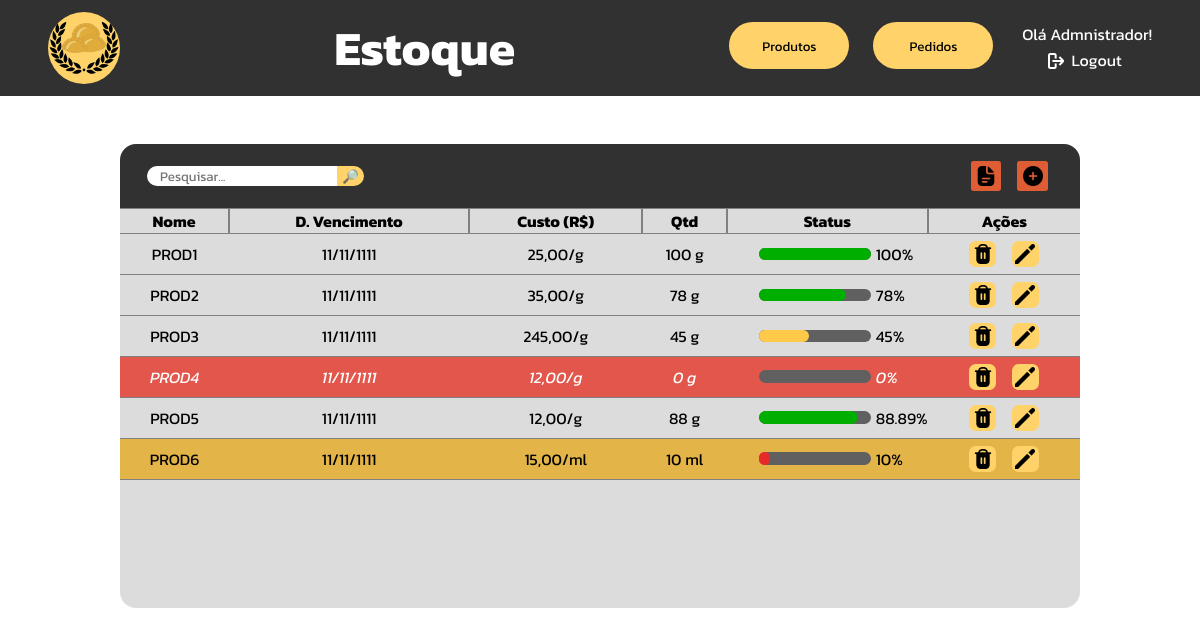
Before: /php/tabelaEstoque.php (signed in) with the older database file.
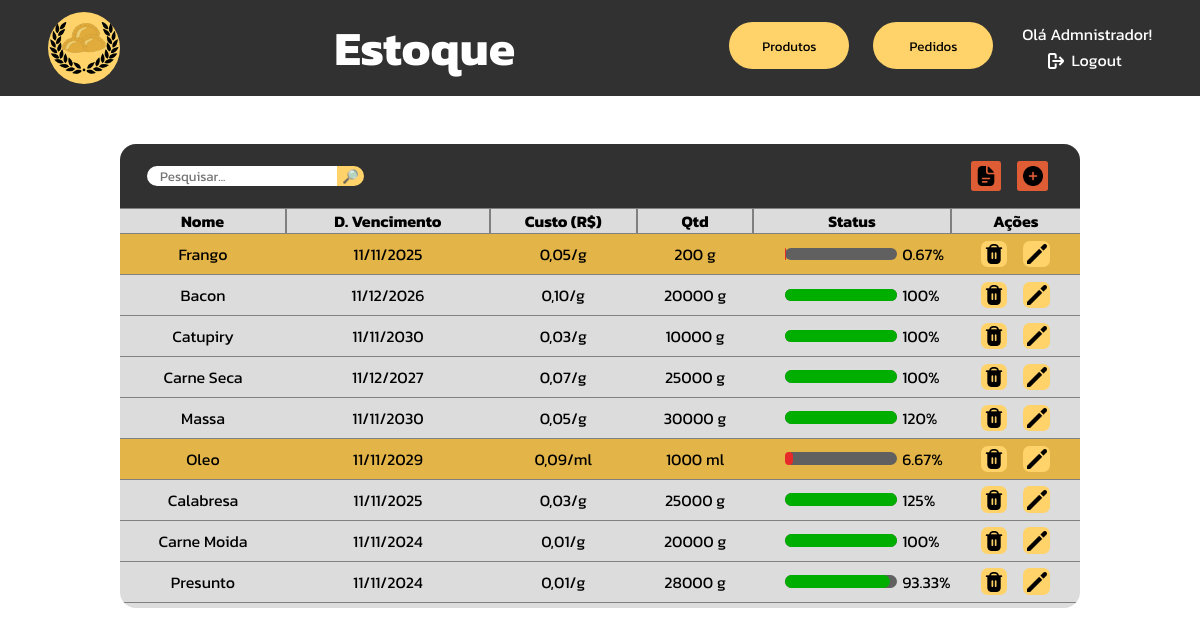
After: the same page with the newer database file.
### tables this page shows
CREATE TABLE `estoque` (
  `id_item` int(11) NOT NULL,
  `nome_item` varchar(50) NOT NULL,
  `data_vencimento` date NOT NULL,
  `valor_custo` decimal(10,2) NOT NULL,
  `unidade_medida` varchar(2) NOT NULL,
  `qtd` int(11) NOT NULL,
  `qtd_padrao` int(11) NOT NULL
);

### php/tabelaEstoque.php (the view, shortened to what this page needs)
<?php
    function tratarData($data){
        $date_array = explode("-",$data);
        return $date_array[2]."/".$date_array[1]."/".$date_array[0];
    }
    function getPercentageShow($n, $total){
        $percent = (100*$n)/$total;
        if($percent > 100){
            return 100;
        }
        return $percent;
    }
    function getPercentageReal($n, $total){
        return round((100*$n)/$total, 2);
    }
    function fixMoney($value){
        return str_replace(".", ",", sprintf("%1$.2f", $value));
    }
    function table($search){
        include "utilities/mysql_connect.php";
        $query = mysqli_query($connection, "select nome_item, data_vencimento, valor_custo, unidade_medida, qtd, qtd_padrao, id_item from estoque where nome_item like \"%$search%\";");
        while($output = mysqli_fetch_array($query)){
            if($output[4] == 0){
                echo"<tr class='dead-row'>";
            }else if($output[4] <= $output[5]*0.1){
                echo"<tr class='alert'>";
            }else{
                echo"<tr class='normal-row'>";
            }
            $data = tratarData($output[1]);
            $percentageShow = getPercentageShow($output[4], $output[5]);
            $percentageReal = getPercentageReal($output[4], $output[5]);
            $preco = fixMoney($output[2]);
            echo"<td>$output[0]</td>";
            echo"<td>$data</td>";
            echo"<td>$preco/$output[3]</td>";
            echo"<td>$output[4] $output[3]</td>";
            if($output[4] <= $output[5]*0.1){
                echo"<td style='width: 12em;'><div style='display: flex; justify-content: start; align-items: center; gap: .3em;'>";
                echo"<div class='bar-holder'><div class='bar' style='width: $percentageShow%; background-color: #E72929;'></div></div>";
                echo"<p>$percentageReal%</p>";
                echo"</div></td>";
            }else if($output[4] <= $output[5]*0.5){
                echo"<td style='width: 12em;'><div style='display: flex; justify-content: start; align-items: center; gap: .3em;'>";
                echo"<div class='bar-holder'><div class='bar' style='width: $percentageShow%; background-color: #FFC94A;'></div></div>";
                echo"<p>$percentageReal%</p>";
                echo"</div></td>";
            }else{
                echo"<td style='width: 12em;'><div style='display: flex; justify-content: start; align-items: center; gap: .3em;'>";
                echo"<div class='bar-holder'><div class='bar' style='width: $percentageShow%; background-color: #00ae00;'></div></div>";
                echo"<p>$percentageReal%</p>";
                echo"</div></td>";
            }
            echo"<td><div style='display: flex; justify-content: center; gap: 1em;'>";
            echo"<form action='tabelaEstoque.php' method='post'><input type='hidden' name='id_delete-confirmar' value='$output[6]'><button name='delete' type='submit'><img src='../images/icons/delete.png'></button></form>";
            echo"<form action='tabelaEstoque.php' method='post'><input type='hidden' name='id_edit' value='$output[6]'><button name='edit' type='submit'><img src='../images/icons/edit.png'></button></form>";
            echo"</div></td></tr>";
        }
    }
?>
<!DOCTYPE html>
<html lang="pt-br">
<head>
    <link rel="stylesheet" href="../css/tabelaEstoque.css">
</head>
<body>
    <div class="navbar">
        <a href="adm_dashboard.php">
        <div class="logo"></div>
        </a>
        <h1>Estoque</h1>
        <div class="menu">
            <a href="tabelaProdutos.php"><button>Produtos</button></a>
            <button>Pedidos</button>
            <div class="user-area">
                <?php
                    $username = $_SESSION['username'];
                    echo"<p>Olá $username!</p>";
                ?>
                <a href="sessionEnded.php"><div class="logout"><img src="../images/icons/logout.png"><p>Logout</p></div></a>
            </div>
        </div>
    </div>
    <div class="center">
        <div class="table-header">
            <form action="tabelaEstoque.php" method="post" id="searchbox">
                <input type="text" placeholder="Pesquisar..." name="search" id="searchbar">
                <input type="submit" value="🔎︎">
            </form>
            <div id="menu">
                <button onclick=""><img src="../images/icons/report.png"></button>
                <form action="tabelaEstoque.php" method="post">
                    <button><img src="../images/icons/plus.png"></button>
                </form>
            </div>
        </div>
        <div class="table-holder">
            <table>
                <tr style="position: sticky; top: 0; background-color: #dcdcdc;"><th style="border-left: none;">Nome</th><th>D. Vencimento</th><th>Custo (R$)</th><th>Qtd</th><th>Status</th><th style="border-right: none;">Ações</th></tr>
                <?php
                    if($_SERVER['REQUEST_METHOD'] === 'POST' && isset($_POST['search'])){
                        $search = $_POST['search'];
                        table($search);
                        echo "<script>
                                document.getElementById('searchbar').value='$search'
                                document.getElementById('close-search').style.display = 'block'
                            </script>";
                    }else{
                        table("");
                    }
                ?>
            </table>
        </div>
    </div>
</body>
</html>

### css/tabelaEstoque.css (style rules this page uses)
* { padding: 0; margin: 0; font-family: "Kanit", Arial, Helvetica, sans-serif; }
body { overflow: hidden; }
.navbar { height: 6em; background-color: #313131; display: flex; justify-content: space-between; align-items: center; padding-left: 3em; padding-right: 3em; }
.navbar h1 { color: white; font-size: 3em; }
.navbar .logo { height: 4.5em; width: 4.5em; border-radius: 3em; background-color: #FFD369; background-image: url('../images/logo.png'); background-size: contain; background-repeat: no-repeat; background-position: center center; }
.navbar .menu { display: flex; gap: 1.5em; }
.navbar .menu button { width: 9em; height: 3.5em; background-color: #FFD369; border: none; border-radius: 2em; cursor: pointer; transition: 200ms; }
.navbar .menu .user-area { display: flex; flex-direction: column; align-items: center; color: white; }
.navbar .menu .user-area p { margin-bottom: .1em; }
.navbar .menu .user-area .logout { display: flex; align-items: center; }
.navbar .menu .user-area a { text-decoration: none; color: white; }
.navbar .menu .user-area p { margin-left: .3em; }
.navbar .menu .user-area .logout img { width: 1em; height: 1em; filter: invert(100%); margin-right: .2em; }
.center { height: calc(100vh - 6em); display: flex; justify-content: start; align-items: center; flex-direction: column; }
.table-header { margin-top: 3em; width: 60em; height: 4em; background-color: #313131; border-radius: 1em 1em 0 0; display: flex; justify-content: space-between; align-items: center; }
.table-header #searchbox { display: flex; align-items: center; justify-content: center; width: fit-content; }
.table-header #searchbox input[type="text"] { margin-left: 2em; padding-left: 1em; padding-right: 1em; border: none; border-radius: 1em 0 0 1em; }
.table-header #searchbox input[type="submit"] { border: none; background-color: #FFD369; width: 2em; border-radius: 0 1em 1em 0; cursor: pointer; }
.table-header #menu { margin-right: 2em; display: flex; justify-content: center; align-items: center; gap: 1em; }
.table-header #menu button { width: 2.3em; height: 2.3em; border: none; border-radius: .2em; cursor: pointer; background-color: #DE5D35; display: flex; align-items: center; justify-content: center; transition: 200ms; }
.table-header #menu button img { width: 1.5em; height: 1.5em; }
.table-holder { width: 60em; height: 25em; background-color: #dcdcdc; border-radius: 0 0 1em 1em; overflow-y: scroll; }
.table-holder table { width: 60em; border-spacing: 0; text-align: center; }
.table-holder table th { border: .1em solid grey; }
.table-holder table td { border-bottom: .1em solid grey; }
.table-holder table .alert { background-color: #e3b447; }
.table-holder table button { width: 2em; height: 2em; margin-top: .5em; margin-bottom: .5em; border: none; border-radius: .5em; cursor: pointer; display: flex; align-items: center; justify-content: center; background-color: #FFD369; transition: 200ms; }
.table-holder table button img { width: 1.5em; height: 1.5em; }
.table-holder .bar-holder { height: .8em; width: 7em; border-radius: 1em; background-color: #606060; margin-left: 2em; }
.table-holder .bar-holder .bar { height: .8em; border-radius: 1em; }
.table-holder table .dead-row { background-color: #e2564c; color: white; font-style: italic; }

Changed rows visible on the page:
added estoque: nome_item "Frango", data_vencimento "11/11/2025", valor_custo "0,05", unidade_medida "g", qtd "200", percentageReal "0.67"
changed estoque: nome_item "PROD1" → "Bacon"; data_vencimento "11/11/1111" → "11/12/2026"; valor_custo "25,00" → "0,10"; qtd "100" → "20000"
changed estoque: nome_item "PROD2" → "Catupiry"; data_vencimento "11/11/1111" → "11/11/2030"; valor_custo "35,00" → "0,03"; qtd "78" → "10000"; percentageReal "78" → "100"
changed estoque: nome_item "PROD3" → "Carne Seca"; data_vencimento "11/11/1111" → "11/12/2027"; valor_custo "245,00" → "0,07"; qtd "45" → "25000"; percentageReal (not shown) → "100"; qtd "45" → (not shown)
changed estoque: nome_item "PROD4" → "Massa"; data_vencimento "11/11/1111" → "11/11/2030"; valor_custo "12,00" → "0,05"; qtd "0" → "30000"; percentageReal (not shown) → "120"; qtd "0" → (not shown)
changed estoque: nome_item "PROD5" → "Oleo"; data_vencimento "11/11/1111" → "11/11/2029"; valor_custo "12,00" → "0,09"; unidade_medida "g" → "ml"; qtd "88" → "1000"; percentageReal "88.89" → "6.67"
changed estoque: nome_item "PROD6" → "Calabresa"; data_vencimento "11/11/1111" → "11/11/2025"; valor_custo "15,00" → "0,03"; unidade_medida "ml" → "g"; qtd "10" → "25000"; percentageReal (not shown) → "125"; qtd "10" → (not shown)
added estoque: nome_item "Carne Moida", data_vencimento "11/11/2024", valor_custo "0,01", unidade_medida "g", qtd "20000", percentageReal "100"
added estoque: nome_item "Presunto", data_vencimento "11/11/2024", valor_custo "0,01", unidade_medida "g", qtd "28000", percentageReal "93.33"
